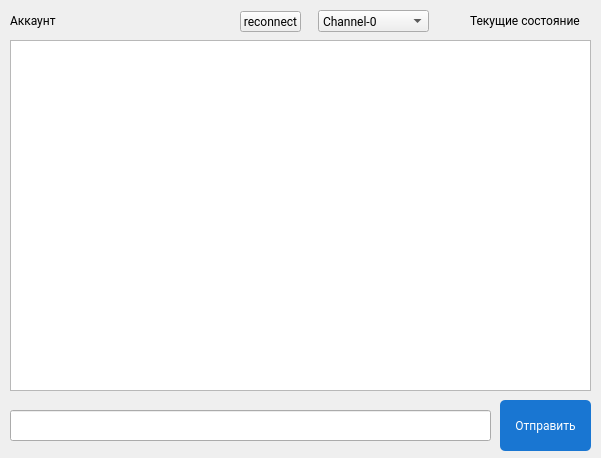
<?xml version="1.0" encoding="UTF-8"?>
<ui version="4.0">
 <class>MainWindow</class>
 <widget class="QMainWindow" name="MainWindow">
  <property name="geometry">
   <rect>
    <x>0</x>
    <y>0</y>
    <width>601</width>
    <height>458</height>
   </rect>
  </property>
  <property name="windowTitle">
   <string>Chat</string>
  </property>
  <property name="windowIcon">
   <iconset>
    <normaloff>../../Documents/cht.png</normaloff>../../Documents/cht.png</iconset>
  </property>
  <property name="styleSheet">
   <string notr="true">font-family: Roboto</string>
  </property>
  <widget class="QWidget" name="centralwidget">
   <widget class="QPushButton" name="pushButton_send">
    <property name="geometry">
     <rect>
      <x>500</x>
      <y>400</y>
      <width>91</width>
      <height>51</height>
     </rect>
    </property>
    <property name="styleSheet">
     <string notr="true">background-color: #1976D2; border-radius: 5px; color: white;
</string>
    </property>
    <property name="text">
     <string>Отправить</string>
    </property>
   </widget>
   <widget class="QLineEdit" name="lineEdit_text">
    <property name="geometry">
     <rect>
      <x>10</x>
      <y>410</y>
      <width>481</width>
      <height>31</height>
     </rect>
    </property>
   </widget>
   <widget class="QLabel" name="label_state">
    <property name="geometry">
     <rect>
      <x>470</x>
      <y>0</y>
      <width>121</width>
      <height>41</height>
     </rect>
    </property>
    <property name="text">
     <string>Текущие состояние</string>
    </property>
   </widget>
   <widget class="QListWidget" name="listWidget">
    <property name="geometry">
     <rect>
      <x>10</x>
      <y>40</y>
      <width>581</width>
      <height>351</height>
     </rect>
    </property>
   </widget>
   <widget class="QComboBox" name="comboBox">
    <property name="geometry">
     <rect>
      <x>318</x>
      <y>10</y>
      <width>111</width>
      <height>22</height>
     </rect>
    </property>
    <item>
     <property name="text">
      <string>Channel-0</string>
     </property>
    </item>
    <item>
     <property name="text">
      <string>Channel-1</string>
     </property>
    </item>
    <item>
     <property name="text">
      <string>Channel-2</string>
     </property>
    </item>
   </widget>
   <widget class="QPushButton" name="pushButton_reconnect">
    <property name="geometry">
     <rect>
      <x>240</x>
      <y>11</y>
      <width>61</width>
      <height>21</height>
     </rect>
    </property>
    <property name="styleSheet">
     <string notr="true"/>
    </property>
    <property name="text">
     <string>reconnect</string>
    </property>
   </widget>
   <widget class="QLabel" name="label_account">
    <property name="geometry">
     <rect>
      <x>10</x>
      <y>0</y>
      <width>171</width>
      <height>41</height>
     </rect>
    </property>
    <property name="text">
     <string>Аккаунт</string>
    </property>
   </widget>
  </widget>
 </widget>
 <resources/>
 <connections/>
</ui>
